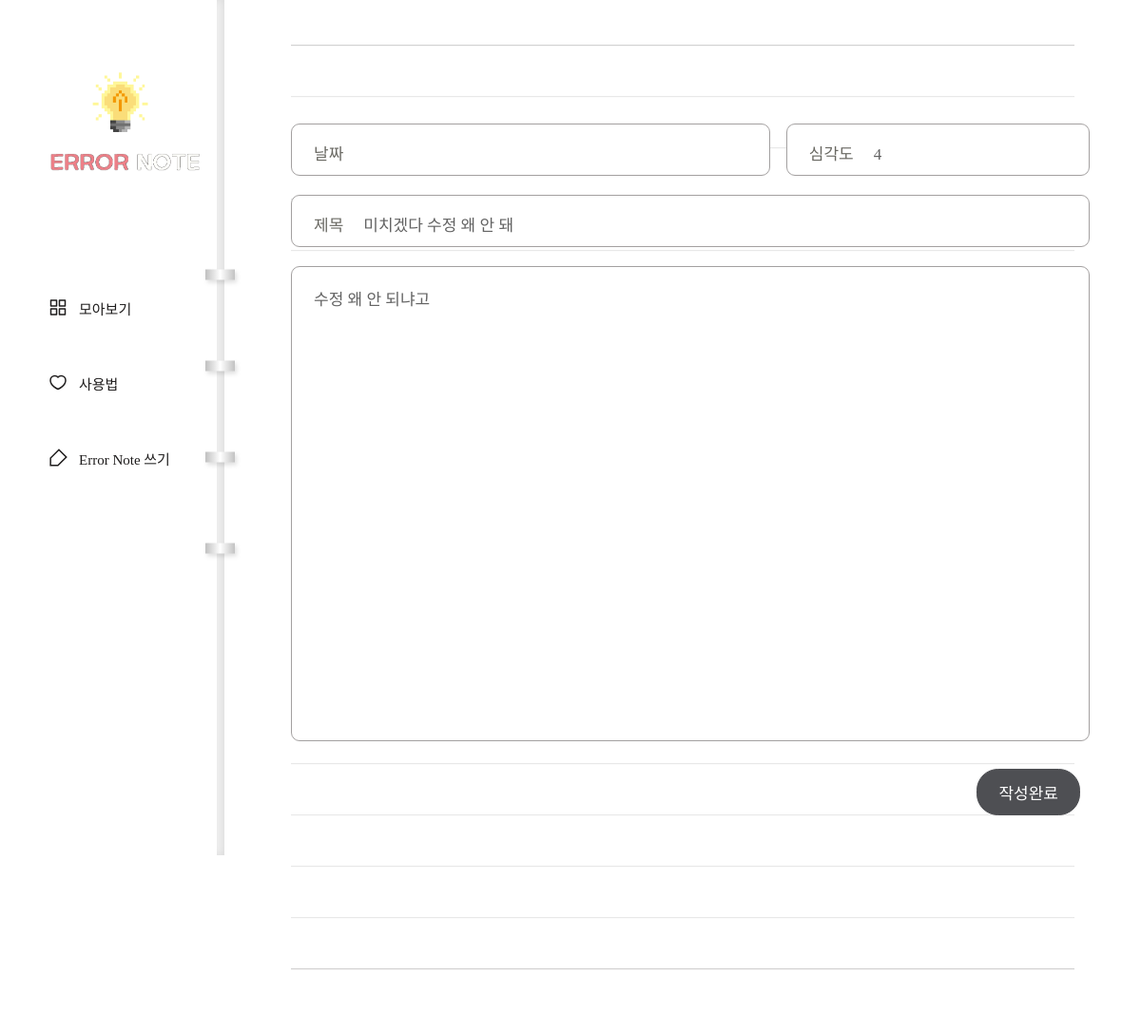
/diary/page/7/edit/, run on the app's committed database.
### diary/models.py (models this page shows, shortened)
class Page(models.Model):
    title = models.CharField(max_length=50)
    content = models.TextField()
    score = models.IntegerField()
    dt_created = models.DateTimeField(verbose_name="Date Created", auto_now_add=True)

### diary/views.py (the view)
# urls.py: path('diary/page/<int:page_id>/edit/', views.page_update, name='page-update'),
def page_update(request, page_id):# req랑 page_id 파라미터가 필요한 뷰임! page_id로 Page 데이터 모델 조회
    object = Page.objects.get(id=page_id)
    if request.method == 'POST':
        form = PageForm(request.POST, instance=object)
        if form.is_valid():
            form.save()
            return redirect('page-detail', page_id=object.id)
    else:
        form = PageForm(instance=object)
    return render(request, 'diary/page_form.html', {'form': form})

### diary/forms.py
class PageForm(forms.ModelForm):
    class Meta:
        model = Page
        fields = ['title', 'content', 'score']

### diary/templates/diary/page_form.html (shortened to what this page needs)
{% extends './base.html' %}
{% block content %}
<div class="wrap-post">
    <form method="post">{% csrf_token %}
        <div class="editor">
            <div class="input input-date">
                <p>날짜</p>
            </div>
            <div class="input input-score">
                <p>심각도</p>
                {{form.score}}
            </div>
            <div class="input input-title">
                <p>제목</p>
                {{form.title}}
            </div>
            {{form.content}}
            <div class="post-btn">
                <input type="submit" value="작성완료">
            </div>
        </div>
    </form>
</div>
{% endblock %}

### diary/static/diary/css/styles.css (style rules this page uses)
h1,h2,h3,p,a,ul,li { margin: 0; padding: 0; font-family: 'NanumSquare'; list-style: none; text-decoration: none; outline: none; }
html { position: relative; min-height: 100%; margin: 0; }
body { margin: 0; padding: 0; -webkit-font-smoothing: antialiased; -moz-osx-font-smoothing: auto; }
.wrap-post { padding-left: 236px; padding-top: 10px; padding-bottom: 50px; }
form { margin: 0 70px; padding-top: 120px; padding-bottom: 200px; background: url(../image/note-bg.svg) repeat-x center/1535px 974px; }
.editor { overflow: hidden; width: 840px; margin: 0 auto; }
.input { position: relative; height: 55px; margin-bottom: 20px; border: solid 1px #a3a0a0; border-radius: 9px; background: #fff; box-sizing: border-box; }
.input-date { float: left; width: 60%; }
.input-score { float: right; width: 38%; }
.input-title { float: left; width: 100%; }
.input p { display: inline-block; padding-top: 17px; padding-left: 23px; padding-right: 17px; font-family: 'NanumSquare'; color: #696862; font-size: 17px; }
.input-title input { width: 750px; }
input { padding: 0; font-family: 'NanumBarunpen'; color: #636363; font-size: 17px; background-color: transparent; border: none; box-sizing: border-box; }
textarea { width: 100%; height: 500px; padding: 20px 23px 30px 23px; font-family: 'NanumBarunpen'; color: #636363; font-size: 17px; border: solid 1px #a3a0a0; border-radius: 9px; box-sizing: border-box; resize: none; }
input::placeholder,textarea::placeholder { color: #bcbbb6; }
.post-btn { overflow: hidden; margin-top: 25px; }
input[type="submit"] { float: right; padding: 11px 22px; margin-right: 10px; font-family: 'NanumSquare'; color: #fff; font-size: 17px; background-color: #4e4f53; border: solid 1px #4e4f53; border-radius: 22.5px; cursor: pointer; }

### data on the page
Page: score "4", title "미치겠다 수정 왜 안 돼", content "수정 왜 안 되냐고"
